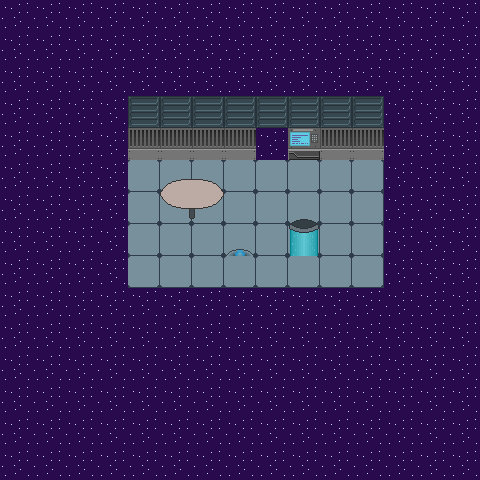

This game map was drawn from its Tiled (.tmx) file and the tilesets committed beside it. A one-line description and the trimmed map source follow:
An orthogonal 15x15 tile map with 32x32 px tiles, 4 tile layers (Space, ShipFloor, Collidable, UpperLayer) and 5 objects (O2Component, Medbay, Shield, Toolbox, PlayerSpawn).

<map version="1.4" tiledversion="1.4.3" orientation="orthogonal" renderorder="right-down" width="15" height="15" tilewidth="32" tileheight="32" infinite="0" nextlayerid="8" nextobjectid="6">
 <tileset firstgid="1" source="Main.tsx" />
 <layer id="1" name="Space" width="15" height="15">
  <data>[225 cells, 225 non-empty, 1 distinct tile ids]</data>
 </layer>
 <layer id="2" name="ShipFloor" width="15" height="15">
  <data>[225 cells, 32 non-empty, 1 distinct tile ids]</data>
 </layer>
 <layer id="5" name="Collidable" width="15" height="15">
  <data>[225 cells, 17 non-empty, 5 distinct tile ids]</data>
 </layer>
 <layer id="6" name="UpperLayer" width="15" height="15">
  <data>[225 cells, 5 non-empty, 5 distinct tile ids]</data>
 </layer>
 <objectgroup id="3" name="Breakables">
  <object id="1" name="O2 Filter" type="O2Component" gid="13" x="256" y="128" width="32" height="32">
   <properties>
    <property name="item" value="filter" />
    <property name="sprite" value="ship/o2" />
   </properties>
  </object>
  <object id="4" name="Medbay" type="Medbay" gid="51" x="288" y="256" width="32" height="32">
   <properties>
    <property name="item" value="screwdriver" />
    <property name="sprite" value="ship/medbay" />
   </properties>
  </object>
  <object id="5" name="Shield System" type="Shield" gid="42" x="224" y="256" width="32" height="32">
   <properties>
    <property name="item" value="screwdriver" />
    <property name="sprite" value="Ship/shield" />
   </properties>
  </object>
 </objectgroup>
 <objectgroup id="7" name="Player">
  <object id="3" name="Toolbox" type="Toolbox" gid="38" x="352" y="160" width="32" height="32">
   <properties>
    <property name="sprite" value="Ship/toolbox" />
   </properties>
  </object>
  <object id="2" name="PlayerSpawn" type="PlayerSpawn" x="264.083" y="203.917">
   <point />
  </object>
 </objectgroup>
</map>